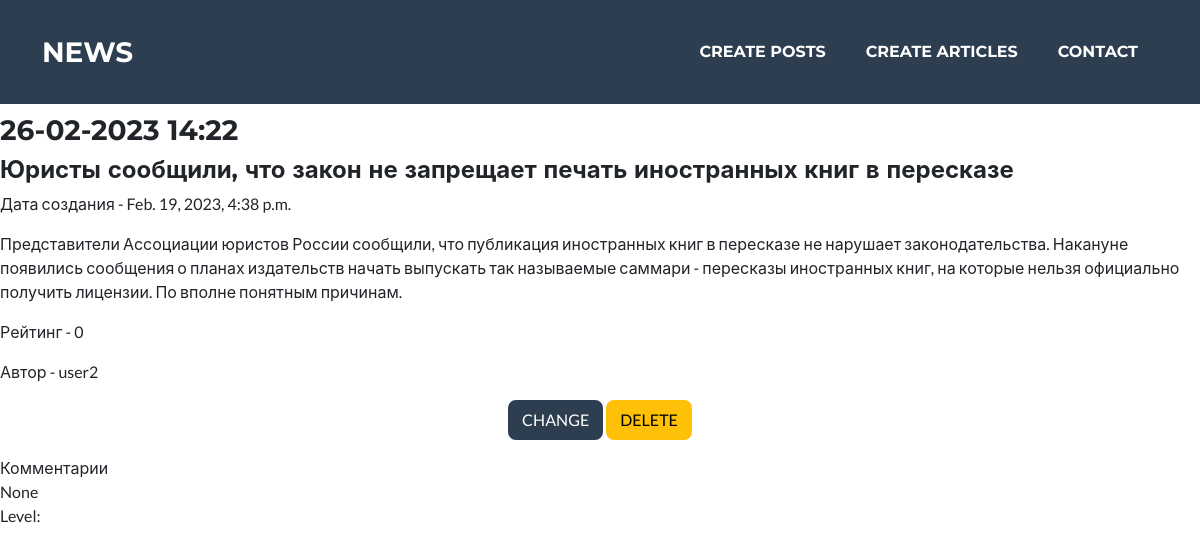
Screenshot of /article/8 with the database file from the repository.
### NewsPortal/models.py (models this page shows, shortened)
class Post(models.Model):
    date = models.DateTimeField(auto_now_add=True)
    headline = models.CharField(max_length=255, unique=True)
    content = models.TextField()
    post_rating = models.IntegerField(default=0)
    position = models.CharField(max_length=2, choices=POSITIONS, default=news)
    author = models.ForeignKey(Author, on_delete=models.CASCADE)
    categories = models.ManyToManyField(Category, through="PostCategory")

class Author(models.Model):
    person = models.OneToOneField(User, on_delete=models.CASCADE)
    user_rating = models.IntegerField(default=0)
    def __str__(self):
        return f'{self.person.username}'

### NewsPortal/views.py (the view)
# urls.py: path('<int:pk>', PostsDetail.as_view(), name='post_detail'),
class PostsDetail(DetailView):
    model = Post
    template_name = 'post.html'
    context_object_name = 'post'
    def get_context_data(self, **kwargs):
        context = super().get_context_data(**kwargs)
        context['filterset'] = self.filterset
        return context
    def get_queryset(self):
        queryset = super().get_queryset()
        self.filterset = PostFilter(self.request.GET, queryset)
        return self.filterset.qs

### templates/post.html (shortened to what this page needs)
{% extends 'flatpages/default.html' %}
{% load custom_filters %}
{% block content %}
<h4>{{ post.headline }} </h4>
<p>Дата создания - {{ post.date }} </p>
<p>{{ post.content|censor }} </p>
<p>Рейтинг - {{ post.post_rating }} </p>
<p>Автор - {{ post.author }} </p>
<p>
    <div class="col text-center">
    <a href="{% url 'post_update' pk=post.pk %}" class="btn btn-secondary">CHANGE</a>
    <a href="{% url 'post_delete' pk=post.pk %}" class="btn btn-warning">DELETE</a>
</div>
</p>
<p>Комментарии <br> {{ post.comment_set.all.first }}<br> Level: {{ post.comment_set.all.get.comment_rating }}</p>
{% endblock content %}

### templates/flatpages/default.html (shortened to what this page needs)
<!DOCTYPE html>
<html lang="en">
    <head>
        {% load static %}
        <link href="{% static 'css/styles.css' %}" rel="stylesheet" />
    </head>
    <body id="page-top">
        <nav class="navbar navbar-expand-lg bg-secondary text-uppercase fixed-top" id="mainNav">
            <div class="container">
                <a class="navbar-brand" href="http://127.0.0.1:8000/news">News</a>
                <div class="collapse navbar-collapse" id="navbarResponsive">
                    <ul class="navbar-nav ms-auto">
                        <li class="nav-item mx-0 mx-lg-1"><a class="nav-link py-3 px-0 px-lg-3 rounded" href="http://127.0.0.1:8000/news/create/">CREATE POSTS</a></li>
                        <li class="nav-item mx-0 mx-lg-1"><a class="nav-link py-3 px-0 px-lg-3 rounded" href="http://127.0.0.1:8000/article/create/">CREATE ARTICLES</a></li>
                        <li class="nav-item mx-0 mx-lg-1"><a class="nav-link py-3 px-0 px-lg-3 rounded" href="http://127.0.0.1:8000/">Contact</a></li>
                    </ul>
                </div>
            </div>
        </nav>
        <p>&nbsp;</p>
        <p>&nbsp;</p>
    </body>
    <h3>{% now "d-m-Y H:i" %}</h3>
    <h1>{% block content %} {{ news }} {% endblock content %}</h1>
</html>

### rows the page displays
Post: headline "Юристы сообщили, что закон не запрещает печать иностранных книг в пересказе", date "Feb. 19, 2023, 4:38 p.m.", content|censor "Представители Ассоциации юристов России сообщили, что публикация иностранных книг в пересказе не нарушает законодательства. Накануне появились сообщения о планах издательств начать выпускать так называемые саммари - пересказы иностранных книг, на которые нельзя официально получить лицензии. По вполне понятным причинам.", post_rating "0", author "user2", comment_set.all.first "None"
